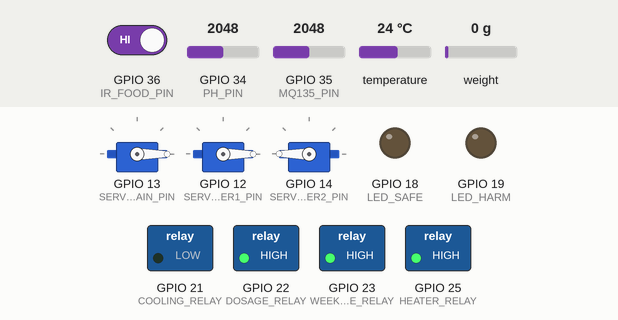
The sketch below on a simulated ESP32. On the bench: 3 × servo, switched loads named in the sketch (green lamp = pin HIGH), output pins drawn as LEDs (lit = HIGH). The test bench sets the inputs (shaded band); at power-on: temperature 24 °C, GPIO 34 (PH_PIN) = 2048, GPIO 35 (MQ135_PIN) = 2048, GPIO 36 (IR_FOOD_PIN) HIGH, weight on the scale 0 g. WiFi joins after 1.5 s; servers stay silent unless stated; the Firebase database answers and starts empty; what the sketch prints to the serial monitor is not drawn.

Above: at 7.5 s.
7.6 s: temperature set to 28.4 °C
12.6 s: temperature set to 29.4 °C
At 15.9 s:
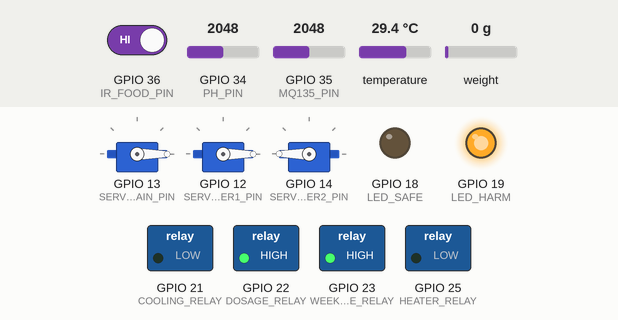
16.8 s: GPIO 34 (PH_PIN) set to 2706
20.8 s: GPIO 34 (PH_PIN) set to 2816
At 24.0 s:
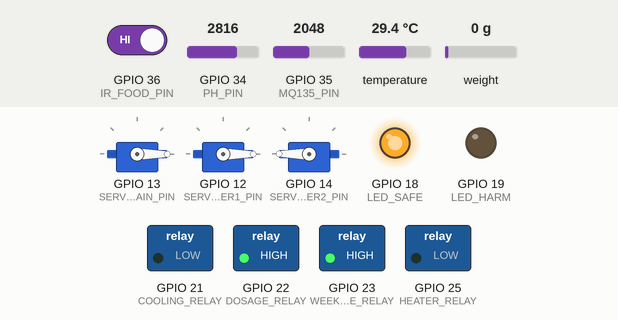
25.1 s: temperature set to 12 °C
At 28.3 s:
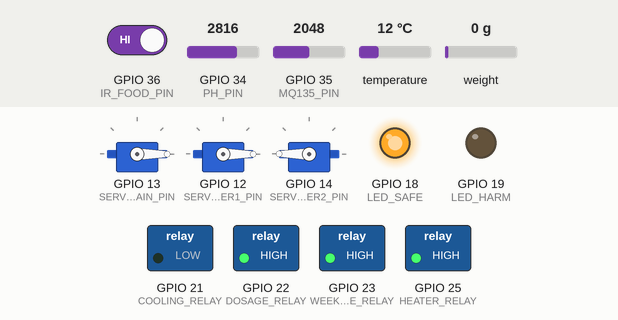
28.8 s: temperature set to 33 °C
At 31.6 s:
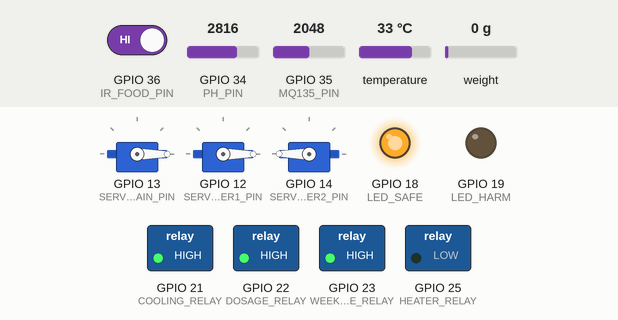
Timing chart, 0 to 33.1 s (numbered marks = the images above; inputs shaded):
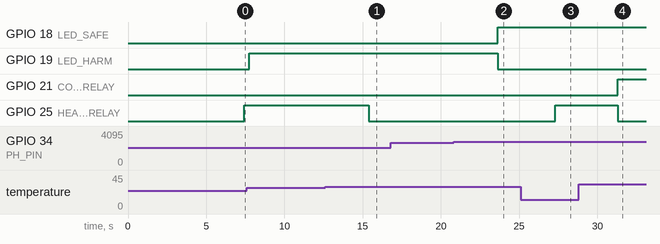

The sketch:

test01.ino
```cpp
#include <WiFi.h>
#include <Firebase_ESP_Client.h>
#include <ESP32Servo.h>
#include "HX711.h"
#include <OneWire.h>
#include <DallasTemperature.h>
#include <math.h>

// ---------- WIFI ----------
#define WIFI_SSID "nigeeth"
#define WIFI_PASSWORD "aaaaaaa1"

// ---------- Firebase ----------
FirebaseData fbdo;
FirebaseAuth auth;
FirebaseConfig config;

// (other defines same as yours)
#define PH_PIN 34
#define MQ135_PIN 35
#define LED_SAFE 18
#define LED_HARM 19
#define ONE_WIRE_BUS 4
#define HEATER_RELAY 25
#define COOLING_RELAY 21
#define SERVO_MAIN_PIN 13
#define SERVO_LOWER1_PIN 12
#define SERVO_LOWER2_PIN 14
#define LOADCELL_DOUT 26
#define LOADCELL_SCK 27
#define DOSAGE_RELAY 22
#define WEEKLY_DOSAGE_RELAY 23
#define IR_FOOD_PIN 36

OneWire oneWire(ONE_WIRE_BUS);
DallasTemperature sensors(&oneWire);

Servo servoMain, servoLower1, servoLower2;
HX711 scale;

float scale_factor = -23500.0;
float weight_correction = 1.00;
float filteredWeight = 0.0;
const float target_weight_g = 100.0;

unsigned long sensorInterval = 2000;
unsigned long fbPollInterval = 600;
unsigned long lastSensorMillis = 0;
unsigned long lastFbPollMillis = 0;

bool mainDoorOpen = false;
bool lowerDoorsOpen = false;
bool weeklyDosageRunning = false;
unsigned long weeklyStartMillis = 0;
unsigned long weeklyDurationMillis = 0;
float weekly_flowRate_mL_per_sec = 10.0;
unsigned long weeklyStartRequest = 0;

// -------------------- Helper: debug-print Firebase result --------------------
void fbPrintResult(const char* action, bool ok) {
  if (ok) {
    Serial.printf("Firebase %s -> OK\n", action);
  } else {
    Serial.printf("Firebase %s -> FAILED: %s (HTTP: %d)\n", action, fbdo.errorReason().c_str(), fbdo.httpCode());
  }
}

// -------------------- WiFi Connect (improved) --------------------
void wifiConnect() {
  Serial.printf("WiFi: Connecting to SSID '%s'\n", WIFI_SSID);
  WiFi.begin(WIFI_SSID, WIFI_PASSWORD);

  unsigned long start = millis();
  const unsigned long timeout = 20000; // 20s
  while (WiFi.status() != WL_CONNECTED) {
    Serial.print(".");
    delay(400);
    if (millis() - start > timeout) {
      Serial.println();
      Serial.println("WiFi connect timeout. Will retry in 5s...");
      delay(5000);
      WiFi.begin(WIFI_SSID, WIFI_PASSWORD);
      start = millis();
    }
  }
  Serial.println();
  Serial.print("WiFi Connected! IP: ");
  Serial.println(WiFi.localIP());
}

// -------------------- Safe wrappers for RTDB writes --------------------
bool fbSetString(const char* path, const char* val) {
  bool ok = Firebase.RTDB.setString(&fbdo, path, val);
  if(!ok) Serial.printf("setString('%s') failed -> %s\n", path, fbdo.errorReason().c_str());
  return ok;
}
bool fbSetFloat(const char* path, float v) {
  bool ok = Firebase.RTDB.setFloat(&fbdo, path, v);
  if(!ok) Serial.printf("setFloat('%s') failed -> %s\n", path, fbdo.errorReason().c_str());
  return ok;
}
bool fbSetBool(const char* path, bool b) {
  bool ok = Firebase.RTDB.setBool(&fbdo, path, b);
  if(!ok) Serial.printf("setBool('%s') failed -> %s\n", path, fbdo.errorReason().c_str());
  return ok;
}

// -------------------- Feeding status --------------------
void setFeedStatus(const char *txt) {
  fbSetString("/feed/status", txt);
}

// -------------------- Setup --------------------
void setup() {
  Serial.begin(115200);
  delay(500);

  pinMode(LED_SAFE, OUTPUT);
  pinMode(LED_HARM, OUTPUT);
  pinMode(HEATER_RELAY, OUTPUT);
  pinMode(COOLING_RELAY, OUTPUT);
  pinMode(DOSAGE_RELAY, OUTPUT);
  digitalWrite(DOSAGE_RELAY, HIGH);
  pinMode(WEEKLY_DOSAGE_RELAY, OUTPUT);
  digitalWrite(WEEKLY_DOSAGE_RELAY, HIGH);
  pinMode(IR_FOOD_PIN, INPUT);

  sensors.begin();
  servoMain.attach(SERVO_MAIN_PIN);
  servoLower1.attach(SERVO_LOWER1_PIN);
  servoLower2.attach(SERVO_LOWER2_PIN);

  // Servos to closed
  servoMain.write(0);
  servoLower1.write(0);
  servoLower2.write(180);

  // HX711
  scale.begin(LOADCELL_DOUT, LOADCELL_SCK);
  scale.set_scale(scale_factor);
  delay(500);
  scale.tare(20);
  if (!scale.is_ready()) {
    Serial.println("HX711 NOT ready!");
  } else {
    Serial.println("HX711 OK");
  }

  wifiConnect();

  // ---------- Firebase config ----------
  config.api_key = "AIzaSyANvMOIRcRdOjOIJ-GglO-iGyeel64ZG_U";
  auth.user.email = "shasaninisansala2003@gmail.com";
  auth.user.password = "sn123456";
  config.database_url = "https://smart-aquarium-system-3a19d-default-rtdb.asia-southeast1.firebasedatabase.app";

  Serial.println("Initializing Firebase...");
  Firebase.begin(&config, &auth);
  Firebase.reconnectWiFi(true);

  // Quick test writes to confirm auth & DB connectivity
  bool ok = Firebase.RTDB.setString(&fbdo, "/__sys/test", "hello_from_esp32");
  fbPrintResult("initial write /__sys/test", ok);

  // Initialize a few paths
  fbSetString("/feed/status", "Idle");
  fbSetString("/dose/status", "Idle");
  fbSetString("/weeklyDose/status", "Time to Pour");
  fbSetBool("/weeklyDose/hasPoured", false);

  // Init filteredWeight
  if (scale.is_ready()) {
    float init = scale.get_units(10) * weight_correction;
    filteredWeight = (fabs(init) < 0.05) ? 0.0 : init;
  }
  Serial.println("Setup complete.");
}

// -------------------- read weight --------------------
float read_weight() {
  if (!scale.is_ready()) return 0.0;
  float w = scale.get_units(20);
  if (fabs(w) < 0.05) w = 0.0;
  w = w * weight_correction;
  float alpha = 0.1;
  filteredWeight = (alpha * w) + (1 - alpha) * filteredWeight;
  return filteredWeight;
}

// (other functions: open/close doors etc. reuse your code but call setFeedStatus which now logs)

// -------------------- pollFirebaseButtons (improved) --------------------
void pollFirebaseButtons() {
  bool b;
  if (Firebase.RTDB.getBool(&fbdo, "/feed/button_open_main", &b) && b) {
    // your action...
    Firebase.RTDB.setBool(&fbdo, "/feed/button_open_main", false);
    Serial.println("Button open_main pressed (from Firebase).");
  }
  // ... repeat for others, plus print fbdo.errorReason() if getBool() fails
  if (!fbdo.httpCode() == 200) {
    // optional: print if needed
  }
}

// -------------------- loop --------------------
void loop() {
  unsigned long now = millis();

  // Reconnect wifi if needed
  if (WiFi.status() != WL_CONNECTED) {
    Serial.println("WiFi LOST - reconnecting...");
    wifiConnect();
  }

  // update sensors at intervals
  // food status
  bool foodAvailable = digitalRead(IR_FOOD_PIN) == LOW;
  fbSetString("/feed/foodStatus", foodAvailable ? "Food Available" : "No Food");

  // temperature
  sensors.requestTemperatures();
  float waterTemp = sensors.getTempCByIndex(0);
  fbSetFloat("/sensor/temperature", waterTemp);

  // control relays and log
  bool heaterOn = (waterTemp < 29.0);
  bool coolerOn = (waterTemp > 30.0);
  digitalWrite(HEATER_RELAY, heaterOn);
  digitalWrite(COOLING_RELAY, coolerOn);
  fbSetBool("/control/heater", heaterOn);
  fbSetBool("/control/cooler", coolerOn);

  // PH + MQ135 (only run every sensorInterval)
  if (now - lastSensorMillis >= sensorInterval) {
    lastSensorMillis = now;
    int ph_raw = analogRead(PH_PIN);
    float voltage = ph_raw * (3.3 / 4095.0);
    float ph_value = 7.0 - ((voltage - 2.5) / 0.18);
    int mq_raw = analogRead(MQ135_PIN);
    float ammonia = (mq_raw * 100.0) / 4095.0;
    digitalWrite(LED_SAFE, (ph_value >= 6.5 && ph_value <= 8.5));
    digitalWrite(LED_HARM, !(ph_value >= 6.5 && ph_value <= 8.5));
    fbSetFloat("/sensor/ph", ph_value);
    fbSetFloat("/sensor/ammonia", ammonia);
  }

  // weight
  float liveWeight = read_weight();
  fbSetFloat("/feed/weight", liveWeight);
  if (mainDoorOpen && liveWeight >= target_weight_g) {
    // closeMainDoor(); // your function
    fbSetString("/feed/status", "Auto closed (target reached)");
    Serial.println("Auto-closed main door (target reached).");
  }

  // poll firebase commands periodically
  if (now - lastFbPollMillis >= fbPollInterval) {
    lastFbPollMillis = now;
    pollFirebaseButtons();
  }

  // weekly dosage handling (your existing logic)
  // ...

  delay(10);
}
```

Measured:
- the behaviour switches between 28.9 and 29 °C on temperature (found by bisection; images 0 and 1)
- the behaviour switches between 2767 and 2768 on GPIO 34 (PH_PIN) (found by bisection; images 1 and 2)
- after the input at 12.6 s, GPIO 25 (HEATER_RELAY): HIGH → LOW after 2.8 s
- after the input at 16.8 s, every drawn part: stays the same
- after the input at 20.8 s, GPIO 18 (LED_SAFE): LOW → HIGH after 2.8 s; GPIO 19 (LED_HARM): HIGH → LOW after 2.8 s
- after the input at 25.1 s, GPIO 25 (HEATER_RELAY): LOW → HIGH after 2.2 s
- after the input at 28.8 s, GPIO 21 (COOLING_RELAY): LOW → HIGH after 2.5 s; GPIO 25 (HEATER_RELAY): HIGH → LOW after 2.5 s
